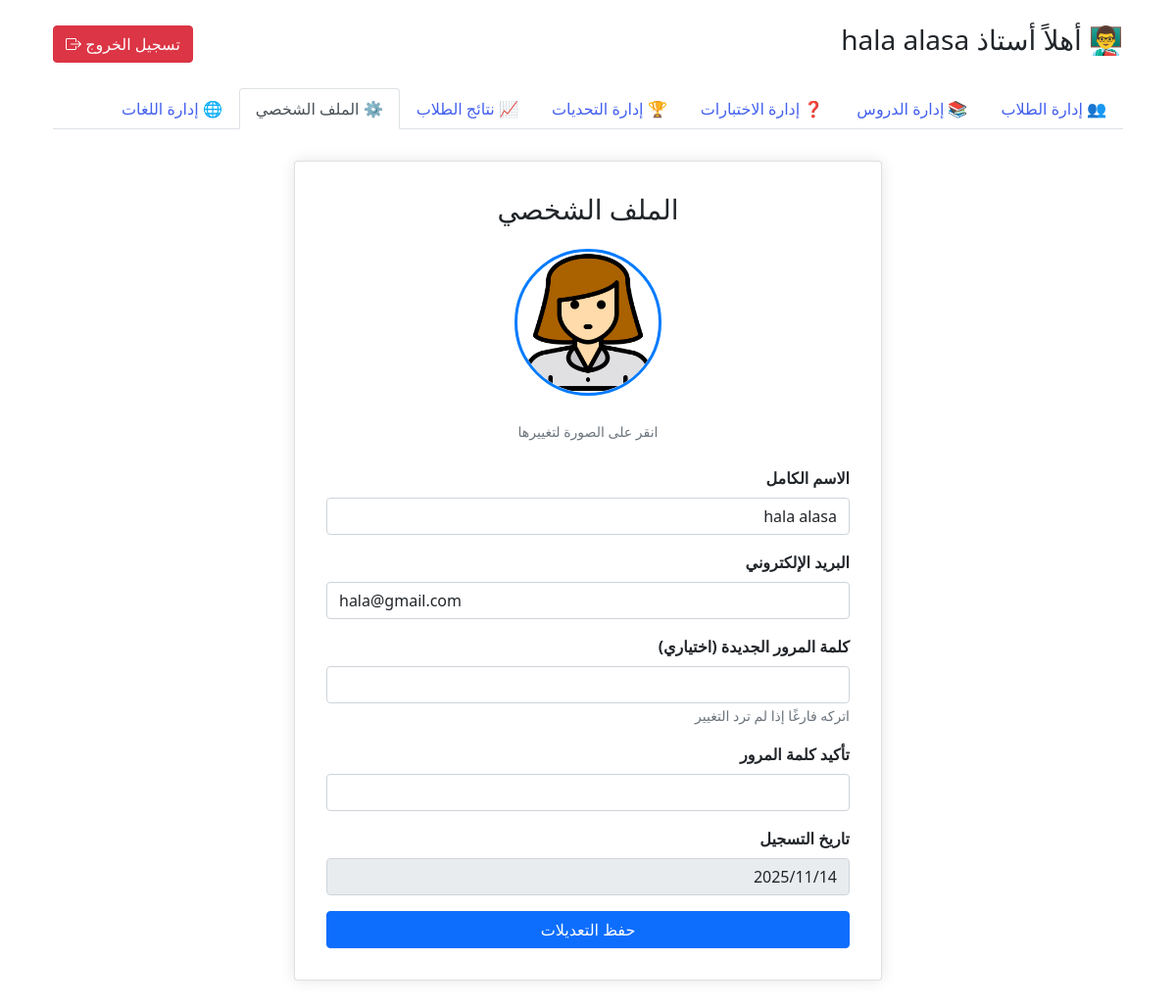
The page /teacher_dashboard.php?section=profile (signed in) on the database its author committed.
### tables this page shows
CREATE TABLE `users` (
  `id` int NOT NULL,
  `name` varchar(100) NOT NULL,
  `email` varchar(100) NOT NULL,
  `password` varchar(255) NOT NULL,
  `role` enum('student','teacher','admin') NOT NULL DEFAULT 'student',
  `status` enum('pending','approved','rejected') DEFAULT 'pending',
  `profile_image` varchar(255) DEFAULT NULL,
  `created_at` timestamp NOT NULL DEFAULT CURRENT_TIMESTAMP,
  `level` enum('none','beginner','intermediate','advanced') DEFAULT 'none'
);

### teacher_sections/profile.php (the view, shortened to what this page needs)
<?php
$teacher_id = $_SESSION['user_id'];
$conn = new mysqli("localhost", "root", "", "learning_platform");
$stmt = $conn->prepare("SELECT id, name, email, profile_image, created_at FROM users WHERE id = ?");
$stmt->bind_param("i", $teacher_id);
$stmt->execute();
$result = $stmt->get_result();
$teacher = $result->fetch_assoc();
?>
<!DOCTYPE html>
<html lang="ar" dir="rtl">
<head>
    <link href="https://cdn.jsdelivr.net/npm/bootstrap@5.1.3/dist/css/bootstrap.min.css" rel="stylesheet">
</head>
<body>
    <div class="container">
        <div class="profile-card card">
            <h3 class="text-center mb-4">الملف الشخصي</h3>
            <form method="POST" enctype="multipart/form-data">
                <div class="text-center mb-4">
                    <div class="image-upload">
                        <label for="profile-image-input" class="image-upload-label">
                            <img src="<?=
                                !empty($teacher['profile_image'])
                                ? 'uploads/profiles/' . htmlspecialchars($teacher['profile_image'])
                                : 'images/default-profile.png' ?>"
                                 alt="الصورة الشخصية"
                                 class="profile-image"
                                 id="profile-image-preview">
                        </label>
                        <div class="mt-2">
                            <small class="text-muted">انقر على الصورة لتغييرها</small>
                        </div>
                    </div>
                </div>
                <div class="mb-3">
                    <label class="form-label">الاسم الكامل</label>
                    <input type="text" name="name" class="form-control"
                           value="<?= htmlspecialchars($teacher['name']) ?>" required>
                </div>
                <div class="mb-3">
                    <label class="form-label">البريد الإلكتروني</label>
                    <input type="email" name="email" class="form-control"
                           value="<?= htmlspecialchars($teacher['email']) ?>" required>
                </div>
                <div class="mb-3">
                    <label class="form-label">كلمة المرور الجديدة (اختياري)</label>
                    <input type="password" name="new_password" class="form-control">
                    <small class="form-text text-muted">اتركه فارغًا إذا لم ترد التغيير</small>
                </div>
                <div class="mb-3">
                    <label class="form-label">تأكيد كلمة المرور</label>
                    <input type="password" name="confirm_password" class="form-control">
                </div>
                <div class="mb-3">
                    <label class="form-label">تاريخ التسجيل</label>
                    <input type="text" class="form-control"
                           value="<?= date('Y/m/d', strtotime($teacher['created_at'])) ?>" readonly>
                </div>
                <button type="submit" class="btn btn-primary w-100">حفظ التعديلات</button>
            </form>
        </div>
    </div>
</body>
</html>

### teacher_dashboard.php (style rules this page uses)
body { font-family: 'Tajawal', sans-serif; background-color: #f4f6f9; }
body { font-family: 'Tajawal', sans-serif; background: #f8f9fa; }

### teacher_sections/profile.php (style rules this page uses)
.profile-card { max-width: 600px; margin: 2rem auto; padding: 2rem; box-shadow: 0 0 15px rgba(0,0,0,0.1); }
.form-label { font-weight: bold; }
.profile-image { width: 150px; height: 150px; border-radius: 50%; object-fit: cover; border: 3px solid #007bff; margin-bottom: 1rem; }
.image-upload { position: relative; display: inline-block; }
.image-upload-label { cursor: pointer; display: block; }

### rows shown on the page
users: profile_image (picture), name "hala alasa", email "hala@gmail.com", created_at "2025/11/14"

### other values the page prints
$name "hala alasa"
